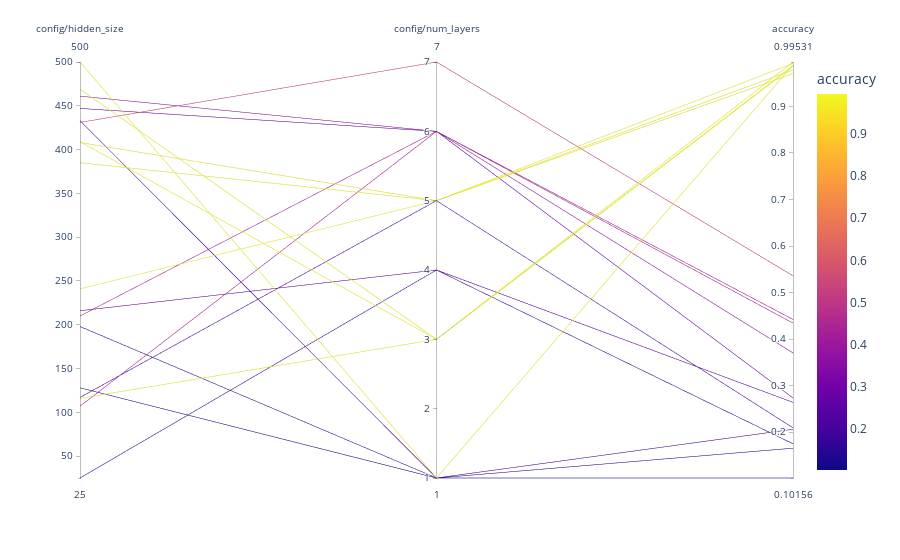

The code cell stored with this chart in its notebook:
### Code cell
visualize.parallel_plot(analysis, columns)

### Figure 1 — Plotly figure (JSON) as saved in the notebook; plotly's stock layout.template omitted (floating-point values rounded to 4 significant figures)
{"data": [{"dimensions": [{"label": "config/hidden_size", "values": [385, 431, 469, 408, 241, 107, 216, 433, 128, 447, 210, 409, 116, 461, 25, 500, 198, 117]}, {"label": "config/num_layers", "values": [5, 7, 3, 5, 5, 6, 4, 1, 1, 6, 6, 3, 3, 6, 4, 1, 1, 5]}, {"label": "accuracy", "values": [0.9781, 0.5359, 0.9859, 0.9703, 0.9922, 0.4422, 0.2641, 0.2062, 0.1016, 0.2734, 0.4344, 0.9953, 0.9875, 0.3703, 0.175, 0.9891, 0.1656, 0.2094]}], "domain": {"x": [0, 1], "y": [0, 1]}, "line": {"color": [0.9781, 0.5359, 0.9859, 0.9703, 0.9922, 0.4422, 0.2641, 0.2062, 0.1016, 0.2734, 0.4344, 0.9953, 0.9875, 0.3703, 0.175, 0.9891, 0.1656, 0.2094], "coloraxis": "coloraxis"}, "name": "", "type": "parcoords"}], "layout": {"coloraxis": {"colorbar": {"title": {"text": "accuracy"}}, "colorscale": [[0, "#0d0887"], [0.1111, "#46039f"], [0.2222, "#7201a8"], [0.3333, "#9c179e"], [0.4444, "#bd3786"], [0.5556, "#d8576b"], [0.6667, "#ed7953"], [0.7778, "#fb9f3a"], [0.8889, "#fdca26"], [1, "#f0f921"]]}, "legend": {"tracegroupgap": 0}, "margin": {"t": 60}}}
